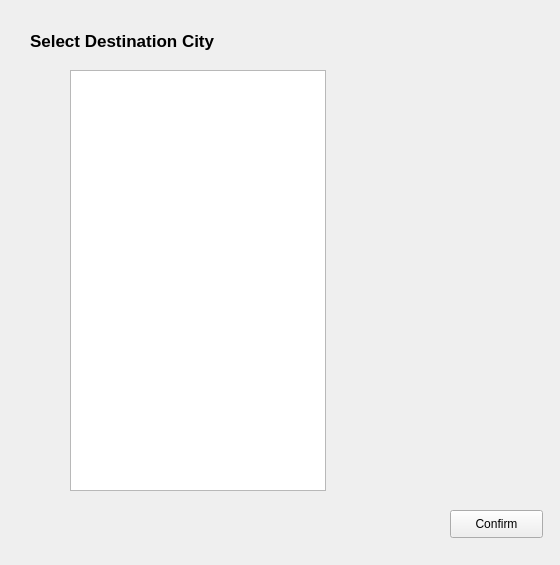
<?xml version="1.0" encoding="UTF-8"?>
<ui version="4.0">
 <class>confirmCustom1</class>
 <widget class="QWidget" name="confirmCustom1">
  <property name="geometry">
   <rect>
    <x>0</x>
    <y>0</y>
    <width>560</width>
    <height>565</height>
   </rect>
  </property>
  <property name="windowTitle">
   <string>Form</string>
  </property>
  <widget class="QListWidget" name="customList">
   <property name="geometry">
    <rect>
     <x>70</x>
     <y>70</y>
     <width>256</width>
     <height>421</height>
    </rect>
   </property>
   <property name="selectionMode">
    <enum>QAbstractItemView::MultiSelection</enum>
   </property>
  </widget>
  <widget class="QPushButton" name="pushButton">
   <property name="geometry">
    <rect>
     <x>450</x>
     <y>510</y>
     <width>93</width>
     <height>28</height>
    </rect>
   </property>
   <property name="text">
    <string>Confirm</string>
   </property>
  </widget>
  <widget class="QLabel" name="label">
   <property name="geometry">
    <rect>
     <x>30</x>
     <y>20</y>
     <width>331</width>
     <height>41</height>
    </rect>
   </property>
   <property name="font">
    <font>
     <pointsize>13</pointsize>
     <weight>75</weight>
     <bold>true</bold>
     <kerning>true</kerning>
    </font>
   </property>
   <property name="text">
    <string>Select Destination City</string>
   </property>
   <property name="textFormat">
    <enum>Qt::PlainText</enum>
   </property>
  </widget>
 </widget>
 <resources/>
 <connections/>
</ui>
